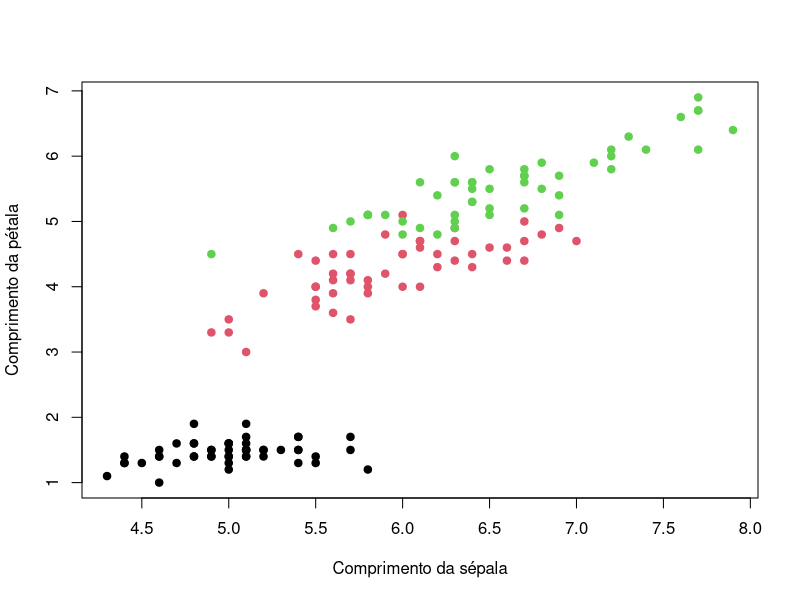

Generate this figure with R:
# ANCOVA ----

# Ajuste e resultados ----
modelo_interacao <- lm(Sepal.Length ~ Species * Sepal.Width, data = iris)
print(anova(modelo_interacao))
modelo <- lm(Sepal.Length ~ Species + Sepal.Width, data = iris)
print(anova(modelo))
print(confint(modelo))

# Visualização e diagnóstico ----
plot(iris$Sepal.Length, iris$Petal.Length, col = iris$Species, pch = 19, xlab = "Comprimento da sépala", ylab = "Comprimento da pétala")
